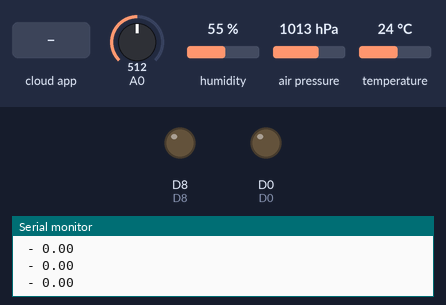
Simulated run of this sketch. Board: ESP8266 (NodeMCU). On the bench: output pins drawn as LEDs (lit = HIGH), the last lines printed to the serial monitor. The test bench sets the inputs (shaded band); at power-on: A0 = 512, humidity 55 %, air pressure 1013 hPa, temperature 24 °C. WiFi joins after 1.5 s; servers stay silent unless stated; the Firebase database answers and starts empty; pins used as bus, display or sensor lines are not drawn.

Above: at 4.0 s.
4.1 s: the phone or cloud app sets maxVal to 25
30.1 s: the phone or cloud app sets maxVal to 0
At 31.0 s:
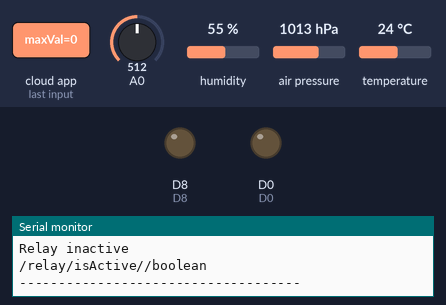
35.3 s: the phone or cloud app sets maxVal to 50
At 35.72 s:
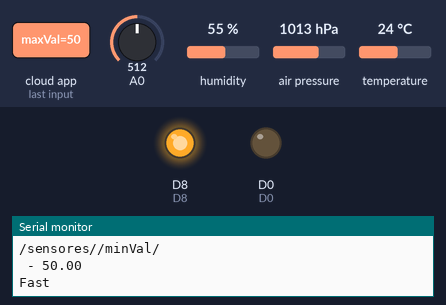
Timing chart, 0 to 40.9 s (numbered marks = the images above; inputs shaded):
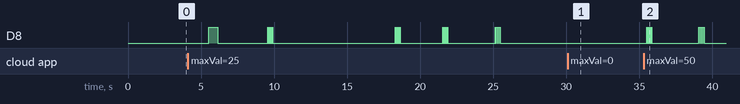

Measured:
- after the input at 30.1 s, D8: stops changing and stays LOW
- after the input at 35.3 s, D8: goes 3 × (HIGH 0.05 s, LOW 0.05 s), HIGH 0.05 s, LOW 3.2 s, 3 × (HIGH 0.05 s, LOW 0.05 s), HIGH 0.05 s, then LOW, starting after 0.20 s

The sketch:

invernadero.ino
```cpp
//Firebase
#include "FirebaseESP8266.h"
#include <ESP8266WiFi.h>

//DHT11
#include <Adafruit_Sensor.h>
#include <DHT.h>
#include <DHT_U.h>

//BMP180
#include <SFE_BMP180.h>
#include <Wire.h>
SFE_BMP180 bmp180;

//Time
#include <TimeLib.h>

//Firebase
#define FIREBASE_HOST "invernadero-iot-2020.firebaseio.com" //Without http:// or https:// schemes
#define FIREBASE_AUTH "PhpIGPF49PPvmCTPMQpS1SWqnLI3c5x0f7Oc0Ytx"
#define WIFI_SSID ""
#define WIFI_PASSWORD ""
String ID_NAVE = "1";
FirebaseData firebaseData;
FirebaseJson firebaseJson;

//DHT11
#define DHTPIN 0 //D3
#define DHTTYPE DHT11
DHT dht(DHTPIN, DHTTYPE);
#define ALTITUDE 470 //metros

//LEDs sensores
#define D8 15 //PresAbs
#define D7 13 //PresRel
#define D6 12 //Alt
#define D5 14 //Temp
#define D4 02 //Hum
#define D0 16 //Relay

//Globales para los LEDs
float gTemp = -1;
float gPres = -1;
float gPresRel = -1;
float gAlt = -1;
float gHum = -1;
float gLuz = -1;

//IDs cada sensor
String idTemp = "";
String idAlt = "";
String idHum = "";
String idPres = "";
String idLuz = "";
String idPresRel = "";

void setup()
{
  Serial.begin(115200);

  //Conexión a la red
  WiFi.begin(WIFI_SSID, WIFI_PASSWORD);
  Serial.print("Connecting to Wi-Fi");
  while (WiFi.status() != WL_CONNECTED)
  {
    Serial.print(".");
    delay(300);
  }
  Serial.println();
  Serial.print("Connected with IP: ");
  Serial.println(WiFi.localIP());
  Serial.println();

  //Iniciar Firebase
  Firebase.begin(FIREBASE_HOST, FIREBASE_AUTH);
  Firebase.reconnectWiFi(true);

  //Set database read timeout to 1 minute (max 15 minutes)
  Firebase.setReadTimeout(firebaseData, 1000 * 60);
  //tiny, small, medium, large and unlimited.
  //Size and its write timeout e.g. tiny (1s), small (10s), medium (30s) and large (60s).
  Firebase.setwriteSizeLimit(firebaseData, "tiny");

  //Iniciar el DHT11
  dht.begin();

  //Iniciar el BMP180
  if (bmp180.begin()) Serial.println("BMP180 init success");
  else Serial.println("BMP180 init fail\n\n");

  //Hr-Min-Sec DD-MM-YY
  setTime(11,10,00,14,06,2020);

  //Crear nave en BD
  ID_NAVE = initNewNave();

  //Eliminar sensores actuales
  Firebase.deleteNode(firebaseData, "/sensores");
  initSensors();

  makeRelay();

  //Pines LEDs modo salida
  pinMode(D8, OUTPUT);
  pinMode(D7, OUTPUT);
  pinMode(D6, OUTPUT);
  pinMode(D5, OUTPUT);
  pinMode(D4, OUTPUT);
  pinMode(D0, OUTPUT);

  Serial.println("------------------------------------");
}

void loop()
{
  //DHT11
  dht11Sensor();

  //Fotorresistor
  fotorresistor();

  //BMP180
  bmp180Sensor();

  //Relay
  relay();

  Serial.println("------------------------------------");
  delay(5000);
}

void makeRelay(){
  firebaseJson.add("nave", ID_NAVE);
  firebaseJson.add("activatedAt", "");
  firebaseJson.add("limit", "");
  firebaseJson.add("sensor", idTemp);
  firebaseJson.add("wasActive", false);
  firebaseJson.add("isActive", false);
  if(Firebase.pushJSON(firebaseData, "/relay_prueba/", firebaseJson))
    Serial.println(firebaseData.dataPath() + "/"+ firebaseData.pushName());
  else Serial.println(firebaseData.errorReason());
  firebaseJson.clear();
}

void relay(){
  bool isActive = isRelayActive();
  if(isActive){

    String idSensor = relaySensor();
    if(relaySensorExists()){

      String limitType = limitTypeRelay();
      if(limitType == "minVal" || limitType == "maxVal"){

        float limitVal = readValue(idSensor, limitType);
        float actualVal = getActualVal();
        if(actualVal >= limitVal && limitType == "maxVal"){
          digitalWrite(D0, HIGH);

          if(!wasActive()){
            //Guardar tiempo de activado
            setActivatedTime();
            changeStateWasActive(true);
          }

          Serial.println("Relay ON");
        }
        else if(actualVal <= limitVal && limitType == "minVal"){
          digitalWrite(D0, HIGH);

          if(!wasActive()){
            //Guardar tiempo de activado
            setActivatedTime();
            changeStateWasActive(true);
          }

          Serial.println("Relay ON");
        }
        else{
          changeStateWasActive(false);
          digitalWrite(D0, LOW);
        }

      }else Serial.println("Invalid limit type");
    }else Serial.println("Invalid idSensor");
  }else{
    digitalWrite(D0, LOW);
    Serial.println("Relay inactive");
    changeStateWasActive(false);
  }
}

void setActivatedTime(){
  firebaseJson.add("time", (String)now());
  if(Firebase.pushJSON(firebaseData, "/relay/activatedAt/", firebaseJson))
    Serial.println(firebaseData.dataPath() + "/"+ firebaseData.pushName());
  else Serial.println(firebaseData.errorReason());
  firebaseJson.clear();
}

void changeStateWasActive(bool state){
  //Cambiar wasActive
  firebaseJson.set("wasActive", state);
  if(Firebase.updateNode(firebaseData, "/relay/", firebaseJson))
    Serial.println(firebaseData.dataPath() + "/"+ firebaseData.dataType());
  else Serial.println(firebaseData.errorReason());
  firebaseJson.clear();
}

bool relaySensorExists(){
  String idSensor = relaySensor();
  if(idSensor == idTemp) return true;
  if(idSensor == idAlt) return true;
  if(idSensor == idHum) return true;
  if(idSensor == idPres) return true;
  if(idSensor == idLuz) return true;
  if(idSensor == idPresRel) return true;

  return false;
}

float getActualVal(){
  float actualVal = NULL;

  String idSensor = relaySensor();
  if(idSensor == idTemp) actualVal = gTemp;
  if(idSensor == idAlt) actualVal = gAlt;
  if(idSensor == idHum) actualVal = gHum;
  if(idSensor == idPres) actualVal = gPres;
  if(idSensor == idLuz) actualVal = gLuz;
  if(idSensor == idPresRel) actualVal = gPresRel;

  return actualVal;
}

String relaySensor(){
  String valor = "";
  if (!Firebase.getString(firebaseData, "/relay/sensor/")){
   Serial.println(firebaseData.errorReason());
   Serial.println(firebaseData.stringData());
  }else{
    printVal("Relay ID", " - ", (String)firebaseData.stringData());
    valor = (String)firebaseData.stringData();
  }
  return valor;
}

bool isRelayActive(){
  bool isActive = false;
  if (!Firebase.getBool(firebaseData, "/relay/isActive/")){
   Serial.println(firebaseData.errorReason());
   Serial.println(firebaseData.boolData());
  }else{
    printVal("Relay isActive", " - ", (String)firebaseData.boolData());
    isActive = (bool)firebaseData.boolData();
  }
  return isActive;
}

bool wasActive(){
  bool wasActive = false;
  if (!Firebase.getBool(firebaseData, "/relay/wasActive/")){
   Serial.println(firebaseData.errorReason());
   Serial.println(firebaseData.boolData());
  }else{
    printVal("Relay wasActive", " - ", (String)firebaseData.boolData());
    wasActive = (bool)firebaseData.boolData();
  }
  return wasActive;
}

String limitTypeRelay(){
  String valor = "";
  if (!Firebase.getString(firebaseData, "/relay/limit/")){
   Serial.println(firebaseData.errorReason());
   Serial.println(firebaseData.stringData());
  }else{
    printVal("Relay LIMIT", " - ", (String)firebaseData.stringData());
    valor = (String)firebaseData.stringData();
  }
  return valor;
}

String initNewNave(){
  firebaseJson.add("descripcion", "Add description");
  firebaseJson.add("nombre", "Add a name");
  firebaseJson.add("ubicacion", "Add location");

  if(Firebase.pushJSON(firebaseData, "/naves/", firebaseJson))
    Serial.println(firebaseData.pushName());
  else Serial.println(firebaseData.errorReason());
  firebaseJson.clear();

  return (String)firebaseData.pushName();
}

void dht11Sensor(){
  //DHT11
  float hum = dht.readHumidity();
  float temp = dht.readTemperature();

  //Validar si falló la lectura
  if (isnan(hum) || isnan(temp)) {
    Serial.println(F("Failed to read from DHT sensor!"));
    return;
  }

  //Enviar valores Firebase
  //Temperatura
  firebaseJson.add("dato", temp);
  firebaseJson.add("createdAt", (String)now());

  if(Firebase.pushJSON(firebaseData, "/sensores/"+ idTemp +"/datos/", firebaseJson))
    Serial.println(firebaseData.dataPath() + "/"+ firebaseData.pushName());
  else Serial.println(firebaseData.errorReason());
  firebaseJson.clear();

  //Humedad
  firebaseJson.add("dato", hum);
  firebaseJson.add("createdAt", (String)now());

  if(Firebase.pushJSON(firebaseData, "/sensores/"+ idHum +"/datos/", firebaseJson))
    Serial.println(firebaseData.dataPath() + "/"+ firebaseData.pushName());
  else Serial.println(firebaseData.errorReason());
  firebaseJson.clear();

  printVal("Humidity: ", (String)hum, "%");
  printVal("Temperature: ", (String)temp, "°C");

  gTemp = temp;
  gHum = hum;
  ledsControl();
}

void fotorresistor(){
  float luz = analogRead(A0);
  Serial.println("Luz: " + (String)luz);
  gLuz = luz;

  //Luz
  firebaseJson.add("dato", luz);
  firebaseJson.add("createdAt", (String)now());

  if(Firebase.pushJSON(firebaseData, "/sensores/"+ idLuz +"/datos/", firebaseJson))
    Serial.println(firebaseData.dataPath() + "/"+ firebaseData.pushName());
  else Serial.println(firebaseData.errorReason());
  firebaseJson.clear();
  ledsControl();
}

void bmp180Sensor(){
  //BMP180
  char status;
  double temp, pres, pSeaLevel, alt;

  Serial.println("BMP180");

  status = bmp180.startTemperature();
  if (status != 0){
    delay(status);
    status = bmp180.getTemperature(temp);

    if (status != 0){
      printVal("Temp: ", (String)temp, "°C");

      status = bmp180.startPressure(3);
      if (status != 0){
        delay(status);
        status = bmp180.getPressure(pres, temp);

        if (status != 0){
          printVal("PresAbs: ", (String)pres, "mb");

          pSeaLevel = bmp180.sealevel(pres, ALTITUDE);
          printVal("PresRel: ", (String)pSeaLevel, "mb");

          alt = bmp180.altitude(pres, pSeaLevel);
          printVal("Altitude: ", (String)alt, "m");

          //Presión absoluta
          firebaseJson.add("dato", pres);
          firebaseJson.add("createdAt", (String)now());

          if(Firebase.pushJSON(firebaseData, "/sensores/"+ idPres +"/datos/", firebaseJson))
            Serial.println(firebaseData.dataPath() + "/"+ firebaseData.pushName());
          else Serial.println(firebaseData.errorReason());
          firebaseJson.clear();

          //Presión relativa
          firebaseJson.add("dato", pSeaLevel);
          firebaseJson.add("createdAt", (String)now());

          if(Firebase.pushJSON(firebaseData, "/sensores/"+ idPresRel +"/datos/", firebaseJson))
            Serial.println(firebaseData.dataPath() + "/"+ firebaseData.pushName());
          else Serial.println(firebaseData.errorReason());
          firebaseJson.clear();

          //Altitud
          firebaseJson.add("dato", alt);
          firebaseJson.add("createdAt", (String)now());

          if(Firebase.pushJSON(firebaseData, "/sensores/"+ idAlt +"/datos/", firebaseJson))
            Serial.println(firebaseData.dataPath() + "/"+ firebaseData.pushName());
          else Serial.println(firebaseData.errorReason());
          firebaseJson.clear();

          //Valores para ledControl
          gPres = pres;
          gPresRel = pSeaLevel;
          gAlt = alt;
          ledsControl();
        }
        else Serial.println("error retrieving pressure measurement\n");
      }
      else Serial.println("error starting pressure measurement\n");
    }
    else Serial.println("error retrieving temperature measurement\n");
  }
  else Serial.println("error starting temperature measurement\n");
}

void blinkLEDFast(int led){
  int i = 3;
  while(i >= 0){
    i = i - 1;
    digitalWrite(led, HIGH);
    delay(50);
    digitalWrite(led, LOW);
    delay(50);
  }
}

void blinkLEDSlow(int led){
  digitalWrite(led, HIGH);
  delay(600);
  digitalWrite(led, LOW);
}

float readValue(String sensor, String type){
  float valor = NULL;
  if (!Firebase.getFloat(firebaseData, "/sensores/"+ sensor +"/" + type)){
   Serial.println(firebaseData.errorReason());
   Serial.println(firebaseData.floatData());
  }else{
    printVal(sensor, " - ", (String)firebaseData.floatData());
    valor = (float)firebaseData.floatData();
  }
  return valor;
}

void ledControl(String sensor, int pin, float valSensor){
  float maxValue, minValue;

  maxValue = readValue(sensor, "maxVal");
  if(valSensor >= maxValue && maxValue != NULL){
    Serial.println("Fast");
    blinkLEDFast(pin);
  }
  minValue = readValue(sensor, "minVal");
  if(valSensor <= minValue && maxValue != NULL){
    Serial.println("Slow");
    blinkLEDSlow(pin);
  }
}

void ledsControl(){
  //gPres - D8
  ledControl(idPres, D8, gPres);

  //gPresRel - D7
  ledControl(idPresRel, D7, gPresRel);

  //gAlt - D6
  ledControl(idAlt, D6, gAlt);

  //gTemp - D5
  ledControl(idTemp, D5, gTemp);

  //gHum - D4
  ledControl(idHum, D4, gHum);
}

void initSensors(){
  idTemp = initSensor("Temperatura");
  idHum = initSensor("Humedad");
  idAlt = initSensor("Altitud");
  idPres = initSensor("Presión absoluta");
  idPresRel = initSensor("Presión relativa");
  idLuz = initSensor("Fotorresistor");
}

String initSensor(String nombre){
  //Luz
  firebaseJson.add("nombre", nombre);
  firebaseJson.add("datos", "");
  firebaseJson.add("minVal", NULL);
  firebaseJson.add("maxVal", NULL);
  firebaseJson.add("msgMinVal", "");
  firebaseJson.add("msgMaxVal", "");

  if(Firebase.pushJSON(firebaseData, "/sensores/", firebaseJson))
    Serial.println(firebaseData.dataPath() + "/"+ firebaseData.pushName());
  else Serial.println(firebaseData.errorReason());
  firebaseJson.clear();
  return (String)firebaseData.pushName();
}

void printVal(String val1, String val2, String val3){
  Serial.print(val1);
  Serial.print(val2);
  Serial.println(val3);
}
```
